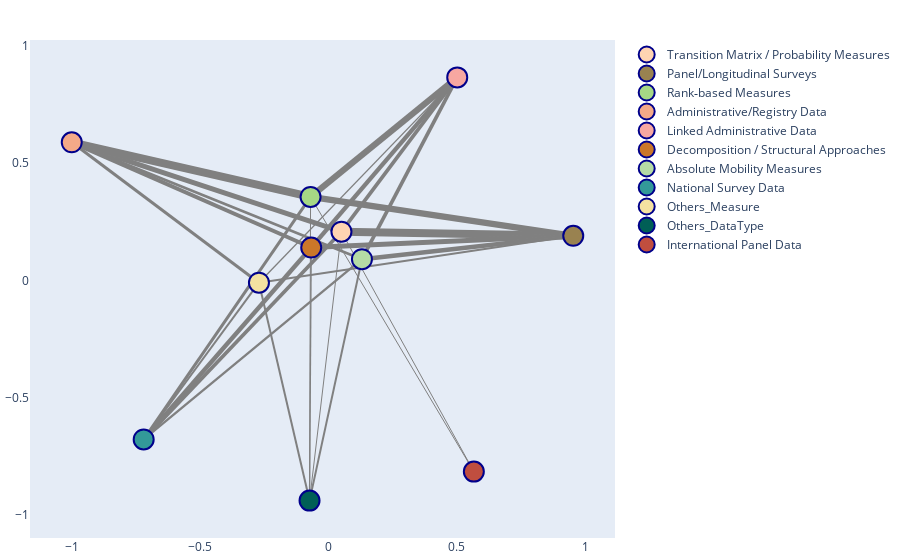

Here is the notebook cell this chart was saved with:
### Markdown cell above
### Zoom into the center?

### Code cell
import pandas as pd
import plotly.graph_objects as go
import networkx as nx
import math

# Load your CSV
df = pd.read_csv(f'{path}/results/weights_properties_only_noTypeYear.csv')
zoom_in_values = ['Regression-based Measures','Rank‐based Measures', 'Transition Matrix / Probability Measures', 'Absolute Mobility Measures', 
                  'Others_Measure', 'Decomposition / Structural Approaches',
                  'Panel/Longitudinal Surveys', 'Administrative/Registry Data', 'National Survey Data', 'Linked Administrative Data',
                  'International Panel Data', 'Others_DataType']
df_feature_edges = df[df['from_val'].isin(zoom_in_values) & df['to_val'].isin(zoom_in_values)]

# Build the graph
G = nx.DiGraph()
for _, row in df_feature_edges.iterrows():
    G.add_edge(row['from_val'], row['to_val'], weight=row['weight'])

# Layout
pos = nx.spring_layout(G, seed=42, k=5 / math.sqrt(G.order()))

# Edge thickness based on weight
edge_weights = [G[u][v]['weight'] for u, v in G.edges()]
min_w, max_w = min(edge_weights), max(edge_weights)

def scale_weight(w, min_w, max_w, min_thick=1, max_thick=8):
    if max_w == min_w:
        return (min_thick + max_thick) / 2
    return min_thick + (w - min_w) / (max_w - min_w) * (max_thick - min_thick)

scaled_widths = [scale_weight(w, min_w, max_w) for w in edge_weights]

edge_traces = []
for (u, v), width in zip(G.edges(), scaled_widths):
    edge_traces.append(go.Scatter(
        x=[pos[u][0], pos[v][0], None],
        y=[pos[u][1], pos[v][1], None],
        mode='lines',
        line=dict(width=width, color='gray'),
        showlegend=False,
        hoverinfo='text',
        text=[f'{u} → {v}<br>Weight: {G[u][v]["weight"]}']
    ))

# Discrete color palette (31 colors)
discrete_colors_31 = [
    "#B5DBA5", "#F4A988", "#CB7729", "#C04E3F", "#F7A7A1",
    "#339999", "#005F56", "#F4E1A1", "#998250", "#A6D785", "#FFD4B2",
    "#B36200", "#9B2F2F", "#FEC5C1", "#5FBFC0", "#004B47", "#F9EAB0",
    "#B3A369", "#6DA47B", "#D4816E", "#A35C18", "#932A25", "#D7827F",
    "#227C7C", "#003B36", "#E6D9A3", "#7E6E3F", "#CCCCCC", "#999999",
    "#666666", "#333333"
]

# Map node labels to color
node_labels = list(G.nodes())
x_pos = [pos[node][0] for node in node_labels]
y_pos = [pos[node][1] for node in node_labels]
node_to_color = {label: i for i, label in enumerate(sorted(node_labels))}
node_colors = [discrete_colors_31[node_to_color[label] % len(discrete_colors_31)] for label in node_labels]

# Create individual node traces with legends
node_traces = []
for i, label in enumerate(node_labels):
    node_traces.append(go.Scatter(
        x=[x_pos[i]],
        y=[y_pos[i]],
        mode='markers',
        name=label,
        marker=dict(
            size=20,
            color=node_colors[i],
            line=dict(width=2, color='darkblue')
        ),
        hoverinfo='text',
        text=[label],
        showlegend=True
    ))

# Final plot
fig = go.Figure(data=edge_traces + node_traces, layout=go.Layout(
    showlegend=True,
    hovermode='closest',
    margin=dict(b=20, l=5, r=5, t=40),
    xaxis=dict(showgrid=False, zeroline=False),
    yaxis=dict(showgrid=False, zeroline=False)
))

fig.show()

### Figure 1 — Plotly figure (JSON) as saved in the notebook; plotly's stock layout.template omitted (floating-point values rounded to 4 significant figures)
{"data": [{"hoverinfo": "text", "line": {"color": "gray", "width": 8}, "mode": "lines", "showlegend": false, "text": ["Transition Matrix / Probability Measures → Panel/Longitudinal Surveys<br>Weight: 22"], "type": "scatter", "x": [0.05047, 0.9533, null], "y": [0.208, 0.1907, null]}, {"hoverinfo": "text", "line": {"color": "gray", "width": 5}, "mode": "lines", "showlegend": false, "text": ["Transition Matrix / Probability Measures → Administrative/Registry Data<br>Weight: 13"], "type": "scatter", "x": [0.05047, -1, null], "y": [0.208, 0.5893, null]}, {"hoverinfo": "text", "line": {"color": "gray", "width": 3.667}, "mode": "lines", "showlegend": false, "text": ["Transition Matrix / Probability Measures → Linked Administrative Data<br>Weight: 9"], "type": "scatter", "x": [0.05047, 0.5014, null], "y": [0.208, 0.8662, null]}, {"hoverinfo": "text", "line": {"color": "gray", "width": 3.667}, "mode": "lines", "showlegend": false, "text": ["Transition Matrix / Probability Measures → National Survey Data<br>Weight: 9"], "type": "scatter", "x": [0.05047, -0.7198, null], "y": [0.208, -0.6781, null]}, {"hoverinfo": "text", "line": {"color": "gray", "width": 1}, "mode": "lines", "showlegend": false, "text": ["Transition Matrix / Probability Measures → Others_DataType<br>Weight: 1"], "type": "scatter", "x": [0.05047, -0.07383, null], "y": [0.208, -0.9389, null]}, {"hoverinfo": "text", "line": {"color": "gray", "width": 1}, "mode": "lines", "showlegend": false, "text": ["Transition Matrix / Probability Measures → International Panel Data<br>Weight: 1"], "type": "scatter", "x": [0.05047, 0.5662, null], "y": [0.208, -0.8153, null]}, {"hoverinfo": "text", "line": {"color": "gray", "width": 8}, "mode": "lines", "showlegend": false, "text": ["Rank‐based Measures → Administrative/Registry Data<br>Weight: 22"], "type": "scatter", "x": [-0.06981, -1, null], "y": [0.3564, 0.5893, null]}, {"hoverinfo": "text", "line": {"color": "gray", "width": 6.333}, "mode": "lines", "showlegend": false, "text": ["Rank‐based Measures → Linked Administrative Data<br>Weight: 17"], "type": "scatter", "x": [-0.06981, 0.5014, null], "y": [0.3564, 0.8662, null]}, {"hoverinfo": "text", "line": {"color": "gray", "width": 6.333}, "mode": "lines", "showlegend": false, "text": ["Rank‐based Measures → Panel/Longitudinal Surveys<br>Weight: 17"], "type": "scatter", "x": [-0.06981, 0.9533, null], "y": [0.3564, 0.1907, null]}, {"hoverinfo": "text", "line": {"color": "gray", "width": 3}, "mode": "lines", "showlegend": false, "text": ["Rank‐based Measures → National Survey Data<br>Weight: 7"], "type": "scatter", "x": [-0.06981, -0.7198, null], "y": [0.3564, -0.6781, null]}, {"hoverinfo": "text", "line": {"color": "gray", "width": 1}, "mode": "lines", "showlegend": false, "text": ["Rank‐based Measures → Others_DataType<br>Weight: 1"], "type": "scatter", "x": [-0.06981, -0.07383, null], "y": [0.3564, -0.9389, null]}, {"hoverinfo": "text", "line": {"color": "gray", "width": 1}, "mode": "lines", "showlegend": false, "text": ["Rank‐based Measures → International Panel Data<br>Weight: 1"], "type": "scatter", "x": [-0.06981, 0.5662, null], "y": [0.3564, -0.8153, null]}, {"hoverinfo": "text", "line": {"color": "gray", "width": 5}, "mode": "lines", "showlegend": false, "text": ["Decomposition / Structural Approaches → Panel/Longitudinal Surveys<br>Weight: 13"], "type": "scatter", "x": [-0.06728, 0.9533, null], "y": [0.1405, 0.1907, null]}, {"hoverinfo": "text", "line": {"color": "gray", "width": 4.333}, "mode": "lines", "showlegend": false, "text": ["Decomposition / Structural Approaches → Linked Administrative Data<br>Weight: 11"], "type": "scatter", "x": [-0.06728, 0.5014, null], "y": [0.1405, 0.8662, null]}, {"hoverinfo": "text", "line": {"color": "gray", "width": 4.333}, "mode": "lines", "showlegend": false, "text": ["Decomposition / Structural Approaches → National Survey Data<br>Weight: 11"], "type": "scatter", "x": [-0.06728, -0.7198, null], "y": [0.1405, -0.6781, null]}, {"hoverinfo": "text", "line": {"color": "gray", "width": 4}, "mode": "lines", "showlegend": false, "text": ["Decomposition / Structural Approaches → Administrative/Registry Data<br>Weight: 10"], "type": "scatter", "x": [-0.06728, -1, null], "y": [0.1405, 0.5893, null]}, {"hoverinfo": "text", "line": {"color": "gray", "width": 1.333}, "mode": "lines", "showlegend": false, "text": ["Decomposition / Structural Approaches → Others_DataType<br>Weight: 2"], "type": "scatter", "x": [-0.06728, -0.07383, null], "y": [0.1405, -0.9389, null]}, {"hoverinfo": "text", "line": {"color": "gray", "width": 4.667}, "mode": "lines", "showlegend": false, "text": ["Absolute Mobility Measures → Panel/Longitudinal Surveys<br>Weight: 12"], "type": "scatter", "x": [0.1303, 0.9533, null], "y": [0.09071, 0.1907, null]}, {"hoverinfo": "text", "line": {"color": "gray", "width": 3.667}, "mode": "lines", "showlegend": false, "text": ["Absolute Mobility Measures → Linked Administrative Data<br>Weight: 9"], "type": "scatter", "x": [0.1303, 0.5014, null], "y": [0.09071, 0.8662, null]}, {"hoverinfo": "text", "line": {"color": "gray", "width": 2.667}, "mode": "lines", "showlegend": false, "text": ["Absolute Mobility Measures → Administrative/Registry Data<br>Weight: 6"], "type": "scatter", "x": [0.1303, -1, null], "y": [0.09071, 0.5893, null]}, {"hoverinfo": "text", "line": {"color": "gray", "width": 2.333}, "mode": "lines", "showlegend": false, "text": ["Absolute Mobility Measures → National Survey Data<br>Weight: 5"], "type": "scatter", "x": [0.1303, -0.7198, null], "y": [0.09071, -0.6781, null]}, {"hoverinfo": "text", "line": {"color": "gray", "width": 2}, "mode": "lines", "showlegend": false, "text": ["Absolute Mobility Measures → Others_DataType<br>Weight: 4"], "type": "scatter", "x": [0.1303, -0.07383, null], "y": [0.09071, -0.9389, null]}, {"hoverinfo": "text", "line": {"color": "gray", "width": 3}, "mode": "lines", "showlegend": false, "text": ["Others_Measure → Administrative/Registry Data<br>Weight: 7"], "type": "scatter", "x": [-0.2709, -1, null], "y": [-0.009408, 0.5893, null]}, {"hoverinfo": "text", "line": {"color": "gray", "width": 2}, "mode": "lines", "showlegend": false, "text": ["Others_Measure → Panel/Longitudinal Surveys<br>Weight: 4"], "type": "scatter", "x": [-0.2709, 0.9533, null], "y": [-0.009408, 0.1907, null]}, {"hoverinfo": "text", "line": {"color": "gray", "width": 2}, "mode": "lines", "showlegend": false, "text": ["Others_Measure → Others_DataType<br>Weight: 4"], "type": "scatter", "x": [-0.2709, -0.07383, null], "y": [-0.009408, -0.9389, null]}, {"hoverinfo": "text", "line": {"color": "gray", "width": 2}, "mode": "lines", "showlegend": false, "text": ["Others_Measure → National Survey Data<br>Weight: 4"], "type": "scatter", "x": [-0.2709, -0.7198, null], "y": [-0.009408, -0.6781, null]}, {"hoverinfo": "text", "line": {"color": "gray", "width": 1.333}, "mode": "lines", "showlegend": false, "text": ["Others_Measure → Linked Administrative Data<br>Weight: 2"], "type": "scatter", "x": [-0.2709, 0.5014, null], "y": [-0.009408, 0.8662, null]}, {"hoverinfo": "text", "marker": {"color": "#FFD4B2", "line": {"color": "darkblue", "width": 2}, "size": 20}, "mode": "markers", "name": "Transition Matrix / Probability Measures", "showlegend": true, "text": ["Transition Matrix / Probability Measures"], "type": "scatter", "x": [0.05047], "y": [0.208]}, {"hoverinfo": "text", "marker": {"color": "#998250", "line": {"color": "darkblue", "width": 2}, "size": 20}, "mode": "markers", "name": "Panel/Longitudinal Surveys", "showlegend": true, "text": ["Panel/Longitudinal Surveys"], "type": "scatter", "x": [0.9533], "y": [0.1907]}, {"hoverinfo": "text", "marker": {"color": "#A6D785", "line": {"color": "darkblue", "width": 2}, "size": 20}, "mode": "markers", "name": "Rank‐based Measures", "showlegend": true, "text": ["Rank‐based Measures"], "type": "scatter", "x": [-0.06981], "y": [0.3564]}, {"hoverinfo": "text", "marker": {"color": "#F4A988", "line": {"color": "darkblue", "width": 2}, "size": 20}, "mode": "markers", "name": "Administrative/Registry Data", "showlegend": true, "text": ["Administrative/Registry Data"], "type": "scatter", "x": [-1], "y": [0.5893]}, {"hoverinfo": "text", "marker": {"color": "#F7A7A1", "line": {"color": "darkblue", "width": 2}, "size": 20}, "mode": "markers", "name": "Linked Administrative Data", "showlegend": true, "text": ["Linked Administrative Data"], "type": "scatter", "x": [0.5014], "y": [0.8662]}, {"hoverinfo": "text", "marker": {"color": "#CB7729", "line": {"color": "darkblue", "width": 2}, "size": 20}, "mode": "markers", "name": "Decomposition / Structural Approaches", "showlegend": true, "text": ["Decomposition / Structural Approaches"], "type": "scatter", "x": [-0.06728], "y": [0.1405]}, {"hoverinfo": "text", "marker": {"color": "#B5DBA5", "line": {"color": "darkblue", "width": 2}, "size": 20}, "mode": "markers", "name": "Absolute Mobility Measures", "showlegend": true, "text": ["Absolute Mobility Measures"], "type": "scatter", "x": [0.1303], "y": [0.09071]}, {"hoverinfo": "text", "marker": {"color": "#339999", "line": {"color": "darkblue", "width": 2}, "size": 20}, "mode": "markers", "name": "National Survey Data", "showlegend": true, "text": ["National Survey Data"], "type": "scatter", "x": [-0.7198], "y": [-0.6781]}, {"hoverinfo": "text", "marker": {"color": "#F4E1A1", "line": {"color": "darkblue", "width": 2}, "size": 20}, "mode": "markers", "name": "Others_Measure", "showlegend": true, "text": ["Others_Measure"], "type": "scatter", "x": [-0.2709], "y": [-0.009408]}, {"hoverinfo": "text", "marker": {"color": "#005F56", "line": {"color": "darkblue", "width": 2}, "size": 20}, "mode": "markers", "name": "Others_DataType", "showlegend": true, "text": ["Others_DataType"], "type": "scatter", "x": [-0.07383], "y": [-0.9389]}, {"hoverinfo": "text", "marker": {"color": "#C04E3F", "line": {"color": "darkblue", "width": 2}, "size": 20}, "mode": "markers", "name": "International Panel Data", "showlegend": true, "text": ["International Panel Data"], "type": "scatter", "x": [0.5662], "y": [-0.8153]}], "layout": {"hovermode": "closest", "margin": {"b": 20, "l": 5, "r": 5, "t": 40}, "showlegend": true, "xaxis": {"showgrid": false, "zeroline": false}, "yaxis": {"showgrid": false, "zeroline": false}}}
